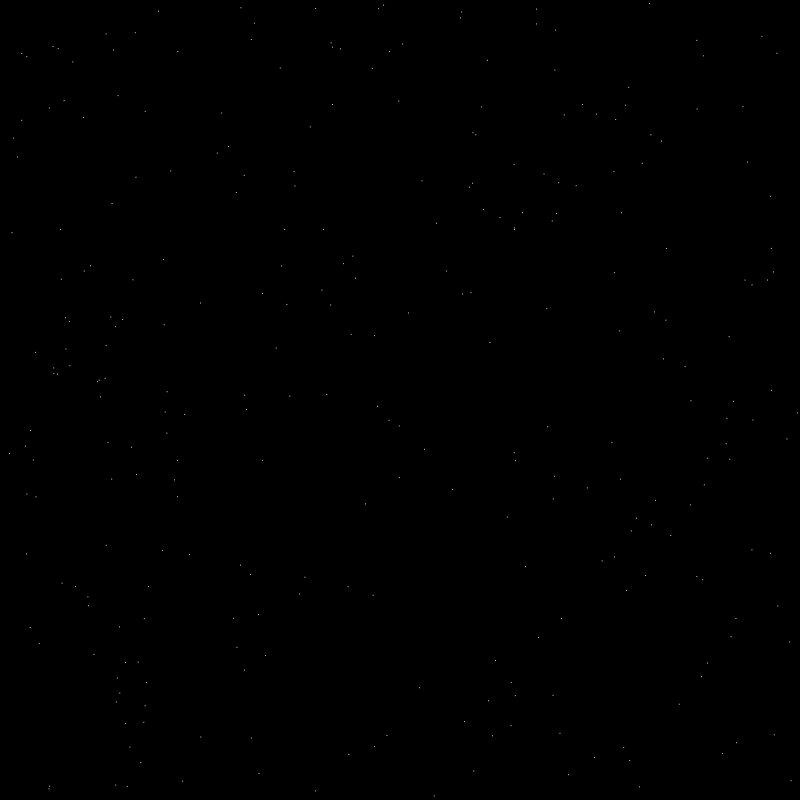
Frame 1 (no input)
Frame 60 (no input): identical to frame 1, image omitted
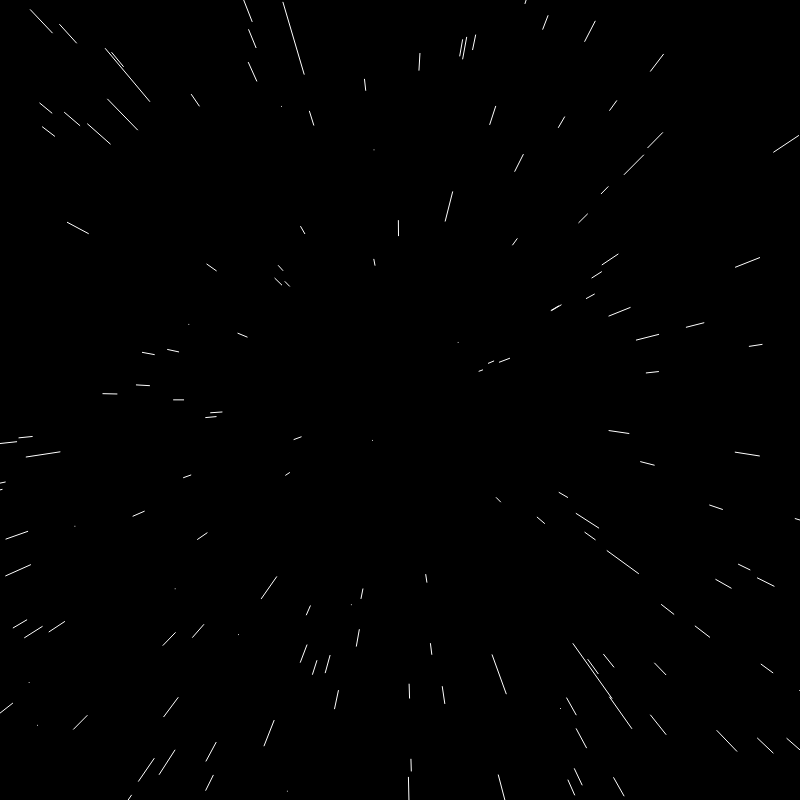
Frame 120 (the mouse pressed at the canvas centre since frame 60)

The p5.js sketch that drew these frames (run headless with seeded random() and noise() and a simulated clock; from frame 60 on, the mouse is pressed at the canvas centre):

// p5.js sketch
// ── sketch.js
stars = [];
numStars = 800;
speed = 10;

function setup() {
  createCanvas(800, 800);
  for(let i = 0; i < numStars; i++){
    let star = new Star();
    stars.push(star);
  }
}

function draw() {
  speed = map(mouseX, 0, width, 0, 50);
  background(0);
  translate(width/2, height/2);
  for(let i = 0; i< stars.length; i++){
    stars[i].update();
    stars[i].show();
  }
}




// ── Star.js
class Star{
  constructor(){
    this.x = random(-width/2, width/2);
    this.y = random(-height/2, height/2);
    this.z = random(width);
    
    this.prevZ = this.z;
  }
  
  update(){
    this.z = this.z - speed;
    if(this.z < 1){
      this.x = random(-width/2, width/2);
      this.y = random(-height/2, height/2);
      this.z = random(width);

      this.prevZ = this.z;
    }
  }
  
  show(){
    fill(255);
    noStroke();
    let nextX = map(this.x/this.z, 0, 1, 0, width);
    let nextY = map(this.y/this.z, 0, 1, 0, height);
    
    let r = map(this.z, 0, width, 16, 0)
    //ellipse(nextX, nextY, r, r);
    
    var prevX =  map(this.x/this.prevZ, 0, 1, 0, width);
    var prevY =  map(this.y/this.prevZ, 0, 1, 0, width);
    
    this.prevZ = this.z;
    stroke(255);
    line(prevX, prevY, nextX, nextY);
  }
}
